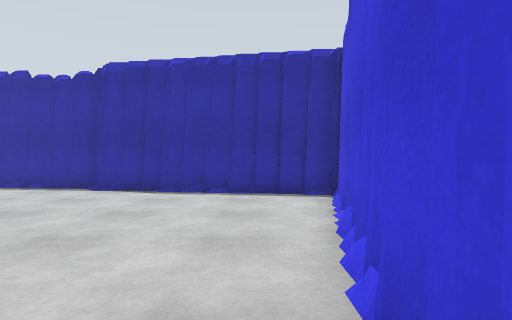
View 1 (above)

24 first-person views from a walk through a robot-simulator world made for Gazebo. The camera is 0.94 m above the floor, looks level and sees 75° across. The floor is counted in squares, 1 m on a side. Each view is taken from the middle of a square. On the plan, view 1 faces up. The plan holds only what a view shows up to about 12 squares ahead; the rest is blank. The place goes on beyond the plan.

View 2
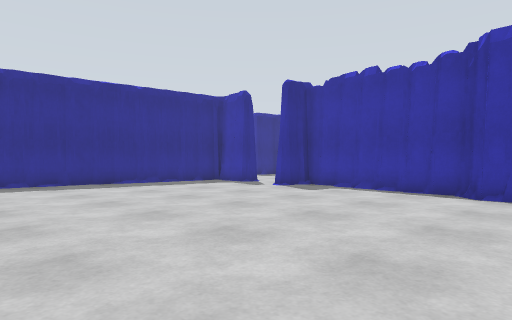

View 3
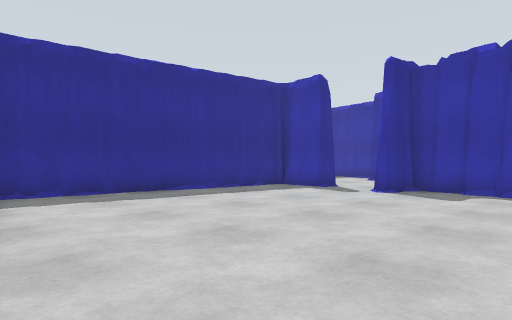

View 4
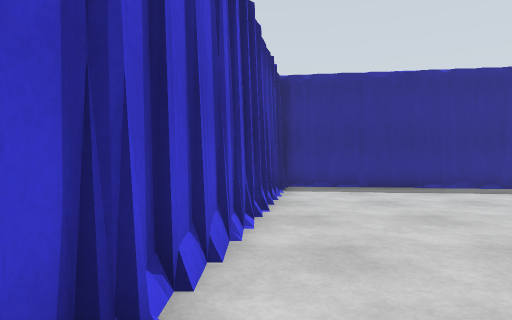

View 5
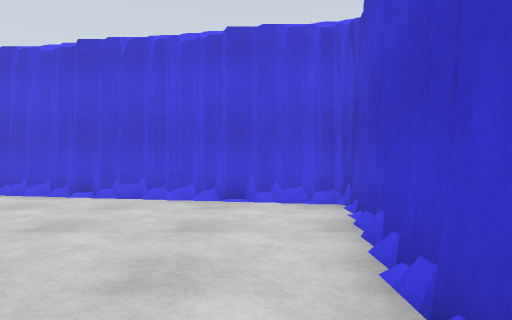

View 6
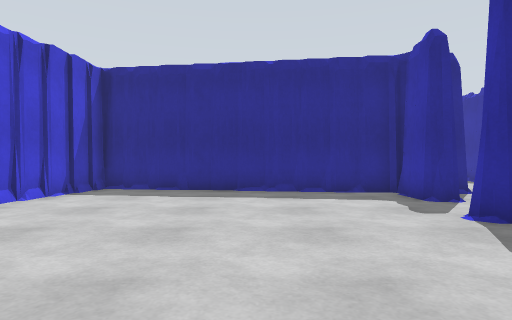

View 7
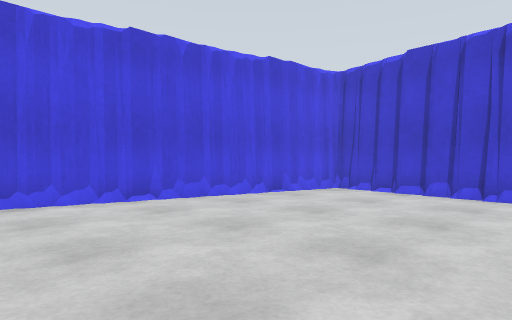

View 8
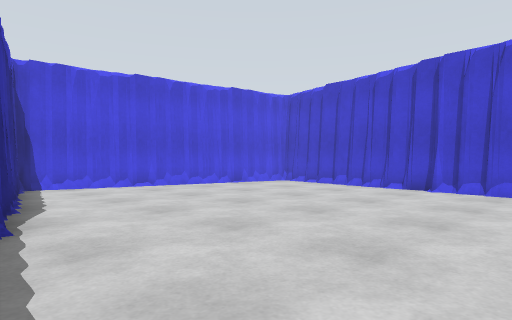

View 9
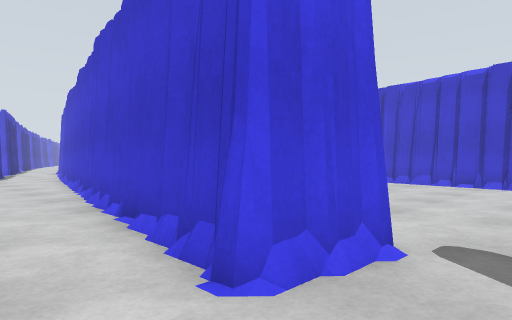

View 10
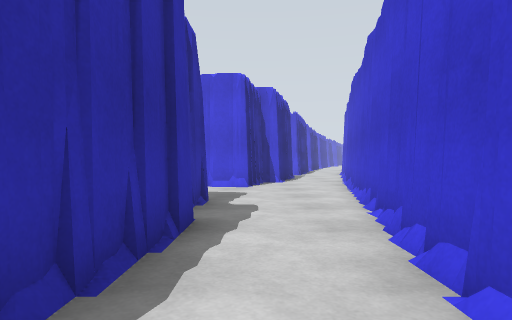

View 11
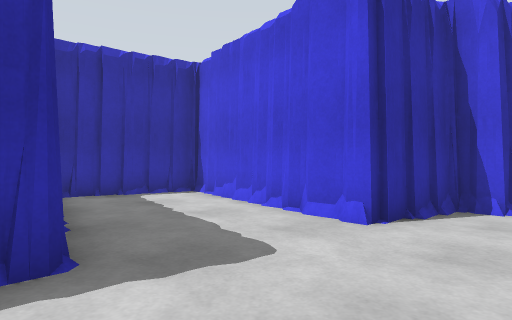

View 12
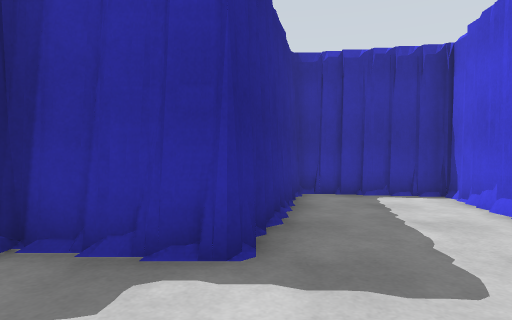

View 13
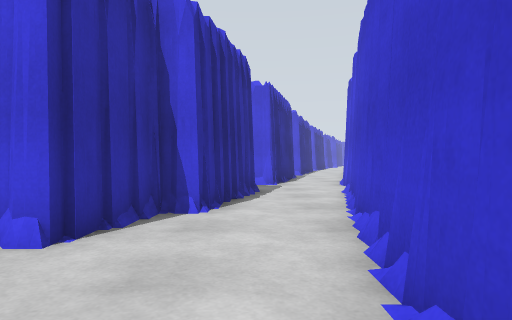

View 14
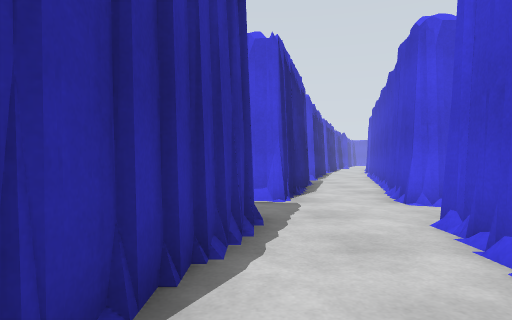

View 15
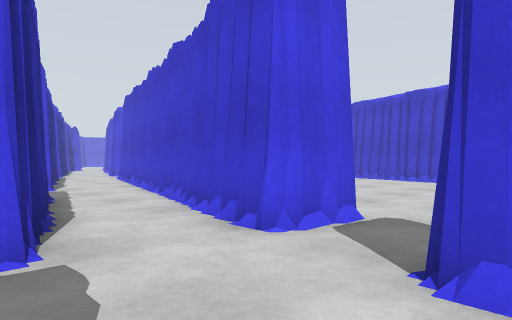

View 16
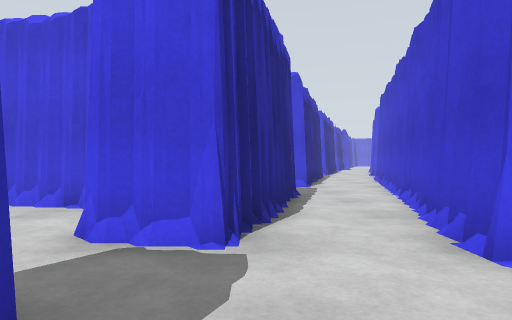

View 17
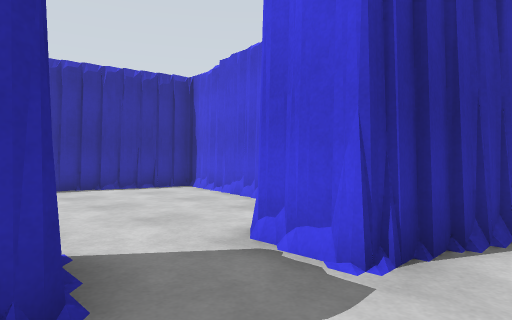

View 18
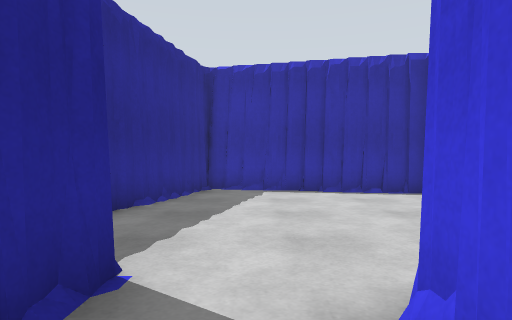

View 19
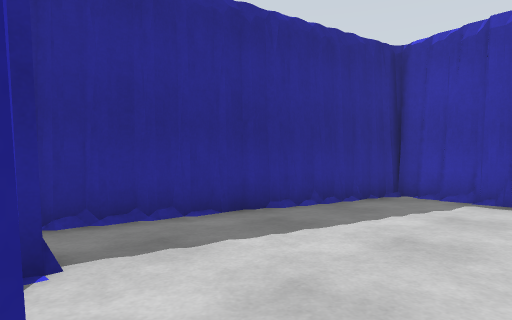

View 20
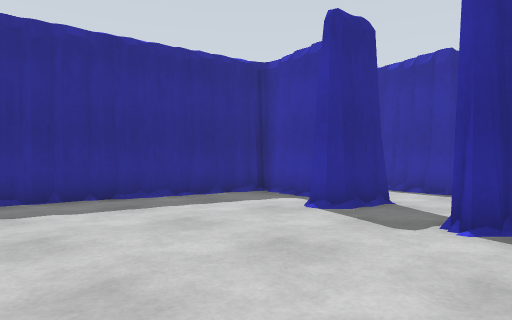

View 21
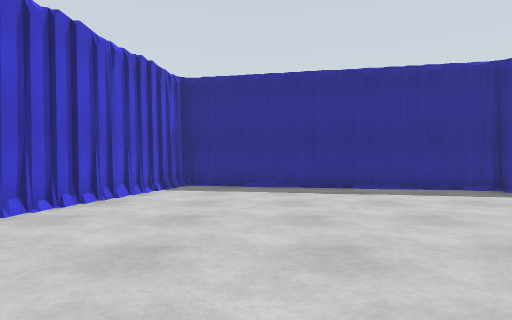

View 22
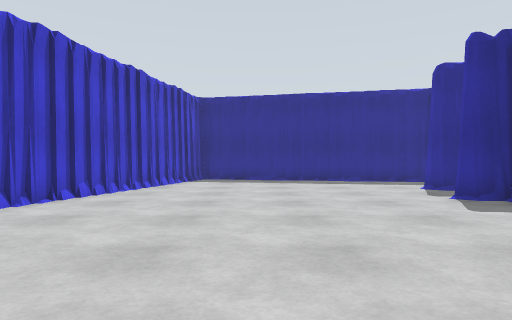

View 23
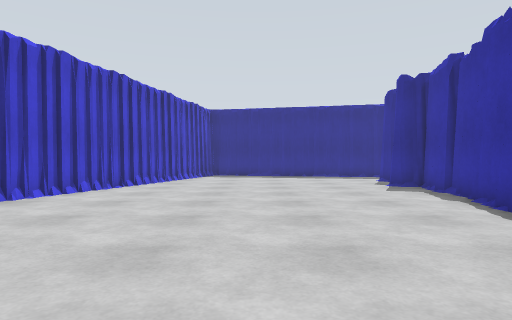

View 24
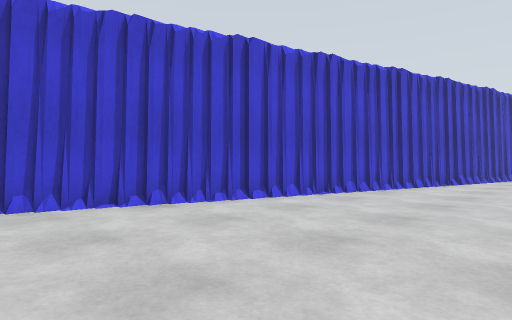

### Floor plan
Key: @ floor where view 1 was taken; # wall or solid block; . floor.
Columns run from 17 left of view 1 to 25 right of it. Each row starts with its distance up from view 1.
 21                  ###      #####
 20                  #.###    #...####
 19                 ##...#    #......#
 18                 #....#   ##......#
 17                 #....#   #.......#
 16                 #...##   #......##
 15           ## ####...#    #......#
 14     . ... .###......#   ##......#
 13  #   ...............### #.......#
 12  # ...###.............######.#.
 11  ###..#.#######..............#
 10  #...........#######.........#####
  9  #................######.........##..#
  8  #.................# #####...........#
  7 ##.................# #...#..#####.....
  6 #..................# #......#...####..
  5 #..................# #.............###
  4 #.................####................
  3 #.................# #..................
  2 ##................# #..................
  1  #######..........# #.................. .
  0        #######...@# #.................... .
 -1              ###### #.....................
 -2                     ###....................
 -3                       #####................
 -4                           #####............
 -5                               ####........
 -6                                  #####....
 -7                                      ####.
 -8                                         ##

Where each view was taken, in squares from view 1:
view 1: 0 up, 0 right, facing up
view 2: 1 up, 3 left, facing up-left
view 3: 1 up, 7 left, facing up-left
view 4: 1 up, 5 left, facing left
view 5: 1 up, 7 left, facing right
view 6: 7 up, 6 left, facing left
view 7: 9 up, 6 left, facing down-right
view 8: 11 up, 10 left, facing down-right
view 9: 14 up, 13 left, facing down-right
view 10: 13 up, 9 left, facing right
view 11: 11 up, 2 left, facing up-right
view 12: 11 up, 1 left, facing up
view 13: 11 up, 1 left, facing right
view 14: 11 up, 4 right, facing right
view 15: 11 up, 8 right, facing down-right
view 16: 10 up, 8 right, facing right
view 17: 9 up, 9 right, facing up-right
view 18: 10 up, 11 right, facing up
view 19: 12 up, 13 right, facing up-left
view 20: 1 up, 12 right, facing up-left
view 21: 1 up, 15 right, facing left
view 22: 1 up, 19 right, facing left
view 23: 1 up, 23 right, facing left
view 24: 0 up, 25 right, facing down-left
